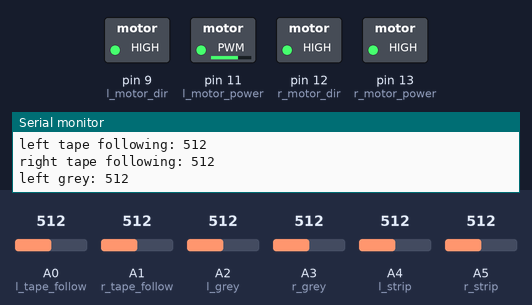
Bench run of a sketch on a simulated Arduino Uno, built with avr-gcc and run on an emulated ATmega328P. Shown: switched loads named in the sketch (green lamp = pin HIGH), the last lines printed to the serial monitor. Dashed ring = blinking. Inputs (shaded band) come from the test bench; at power-on: A2 (l_grey) = 512, A1 (r_tape_follow) = 512, A0 (l_tape_follow) = 512, A3 (r_grey) = 512, A4 (l_strip) = 512, A5 (r_strip) = 512.

Above: at 1.2 s.
1.3 s: A2 (l_grey) set to 863
4.3 s: A2 (l_grey) set to 883
At 6.6 s:
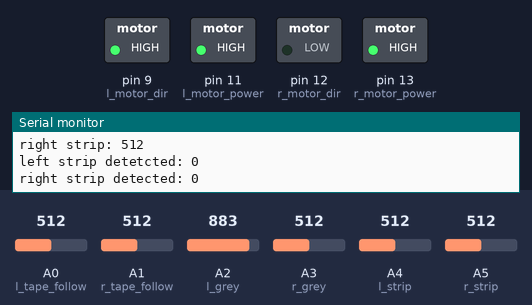
7.3 s: A1 (r_tape_follow) set to 992
At 9.4 s:
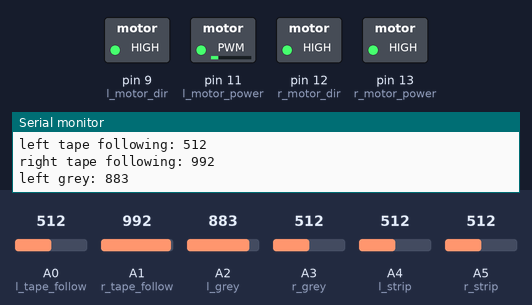
9.8 s: A0 (l_tape_follow) set to 104
12.8 s: A0 (l_tape_follow) set to 85
At 13.6 s:
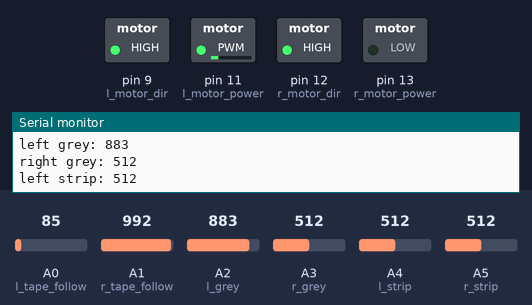
14.3 s: A1 (r_tape_follow) set to 968
At 14.9 s:
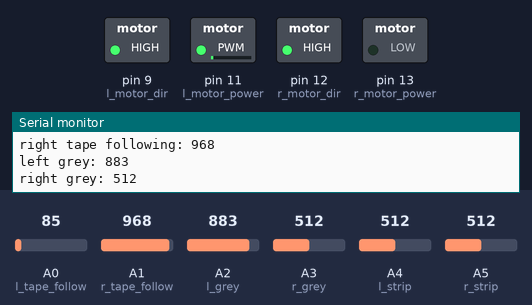
17.3 s: A1 (r_tape_follow) set to 943
At 17.6 s:
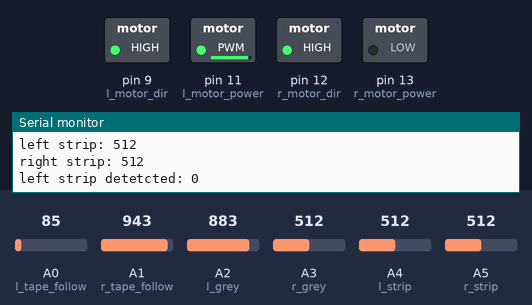
Timing chart, 0 to 19.8 s (numbered marks = the images above; inputs shaded):
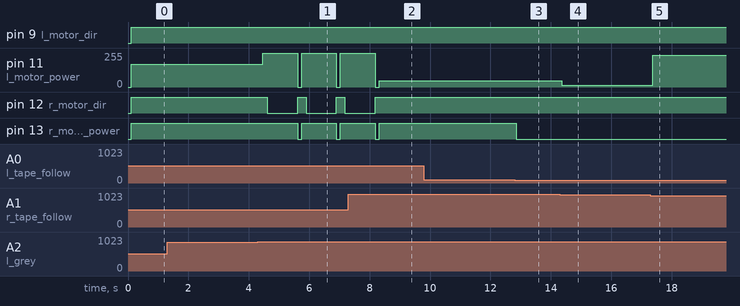

The sketch:

ece110.ino
```cpp
#define WHITE 870 //find value
#define GREY 200 //find value
#define BLACK 200

//Actuation Control Ports
//output
int l_motor_power = 11;
int l_motor_dir = 9;
int r_motor_power = 13;
int r_motor_dir = 12;
//input
int l_tape_follow = A0;
int r_tape_follow = A1;
int l_grey = A2;
int r_grey = A3;
int l_strip = A4;
int r_strip = A5;
//more state control constants
enum robot_op {normal, cw, ccw, halt};
robot_op state = normal;
bool debug_mode = false;
bool l_strip_d = false;
bool r_strip_d = false;

void setup() {
  Serial.println("starting setup");
  pinMode(l_motor_power, OUTPUT);
  pinMode(l_motor_dir, OUTPUT);
  pinMode(r_motor_power, OUTPUT);
  pinMode(r_motor_dir, OUTPUT);

  pinMode(l_tape_follow, INPUT);
  pinMode(r_tape_follow, INPUT);
  pinMode(l_grey, INPUT);
  pinMode(r_grey, INPUT);
  pinMode(l_strip, INPUT);
  pinMode(r_strip, INPUT);
  //init serial comm
  Serial.begin(9600);
}

void loop() {
  Serial.print("left tape following: ");
  Serial.println(analogRead(l_tape_follow));
  Serial.print("right tape following: ");
  Serial.println(analogRead(r_tape_follow));
  Serial.print("left grey: ");
  Serial.println(analogRead(l_grey));
  Serial.print("right grey: ");
  Serial.println(analogRead(r_grey));
  Serial.print("left strip: ");
  Serial.println(analogRead(l_strip));
  Serial.print("right strip: ");
  Serial.println(analogRead(r_strip));
  Serial.print("left strip detetcted: ");
  Serial.println(l_strip_d);
  Serial.print("right strip detected: ");
  Serial.println(r_strip_d);
  //in debug mode, car ONLY prints out debug statements above,
  //used for calibration
  if(debug_mode)
  {
    delay(100);
    return;
  }

  if(stop())
  {
    state = halt;
  }
  //watches for directional strips
  if(state == normal && is_white(l_strip))
    l_strip_d = true;
  if(state == normal && is_white(r_strip))
    r_strip = true;

  //watches for intersection
  if(state == normal && is_grey(l_tape_follow) && is_grey(r_tape_follow))
  {
    //if both sensors read grey, check the value of the strip variables
    if(is_grey(l_grey) && is_grey(r_grey))
    {
      if(l_strip_d && r_strip_d)
      {
        l_strip_d = false;
        r_strip_d = false;
      }
      else if(l_strip_d)
      {
        state = ccw;
        l_strip_d = false;
      }
      else if(r_strip_d)
      {
        state = cw;
        r_strip_d = false;
      }
   }

    else if(is_grey(l_grey))
    {
      state = ccw;
    }
    else if(is_grey(r_grey))
    {
      state = cw;
    }

    l_strip_d = false;
    r_strip_d = false;
  }
  int l_sensor_val;
  int r_sensor_val;
  int delay_count = 0;
  switch(state)
  {
    case normal:
      l_sensor_val = analogRead(l_tape_follow);
      r_sensor_val = analogRead(r_tape_follow);
      drive(map(r_sensor_val, 0, 255, 0, 1023)/3,map(l_sensor_val, 0, 255, 0 ,1023)/3);
      Serial.println("in normal");
      break;
    case cw:
      drive(255,255);
      delay(150);
      drive(255, -255);
      delay_count = 0;
      while(delay_count < 10)
      {
        if(is_white(l_tape_follow) && is_white(r_tape_follow) && (is_black(l_grey) || is_black(r_grey)))
        {
          delay_count = 20;
        }
        else
        {
          delay(100);
          delay_count++;
        }
      }
      drive(0,0);
      state = normal;
      Serial.println("in cw");
      break;
    case ccw:
      drive(255,255);
      delay(150);
      drive(-255, 255);
      delay_count = 0;
      while(delay_count < 10)
      {
        if(is_white(l_tape_follow) && is_white(r_tape_follow) && (is_black(l_grey) || is_black(r_grey)))
        {
          delay_count = 20;
        }
        else
        {
          delay(100);
          delay_count++;
        }
      }
      drive(0,0);
      state = normal;
      Serial.println("in ccw");
      break;
    case halt:
      drive(0,0);
      return;
  }
  delay(20);

}

void drive(int l_power, int r_power)
{
  if(l_power >= 0)
    digitalWrite(l_motor_dir, HIGH);
  else
    digitalWrite(l_motor_dir, LOW);

  if(r_power >= 0)
    digitalWrite(r_motor_dir, HIGH);
  else
    digitalWrite(r_motor_dir, LOW);

    analogWrite(l_motor_power, abs(l_power));
    analogWrite(r_motor_power, abs(r_power));
}

bool stop()
{
  return (is_white(r_grey) && is_white(r_tape_follow) && is_white(l_tape_follow) && is_white(l_strip));
}
//tweak with numbers
bool is_grey(int sensor_port)
{
  int sensor_val = analogRead(sensor_port);
  return (sensor_val > BLACK && sensor_val < WHITE);
}

bool is_white(int sensor_port)
{
  int sensor_val = analogRead(sensor_port);
  return sensor_val >= WHITE;
}

bool is_black(int sensor_port)
{
  int sensor_val = analogRead(sensor_port);
  return (sensor_val <= BLACK);
}
```

Measured:
- the behaviour switches between 869 and 870 on A2 (l_grey) (found by bisection; images 0 and 1)
- the behaviour switches between 96 and 95 on A0 (l_tape_follow) (found by bisection; images 2 and 3)
- the behaviour switches between 958 and 957 on A1 (r_tape_follow) (found by bisection; images 4 and 5)
- after the input at 4.3 s, pin 11 (l_motor_power): alternates 255/255 for 1.2 s and 0/255 for 0.13 s, starting after 0.16 s; pin 12 (r_motor_dir): alternates HIGH for 0.28 s and LOW for 1.0 s, starting after 0.31 s; pin 13 (r_motor_power): alternates HIGH for 1.2 s and LOW for 0.13 s, starting after 1.3 s
- after the input at 7.3 s, pin 12 (r_motor_dir): goes on until 8.2 s, then stays HIGH
- after the input at 12.8 s, pin 13 (r_motor_power): HIGH → LOW after 0.05 s
- after the input at 14.3 s, pin 11 (l_motor_power): 46/255 → 14/255 after 0.06 s
- after the input at 17.3 s, pin 11 (l_motor_power): 14/255 → 237/255 after 0.07 s
